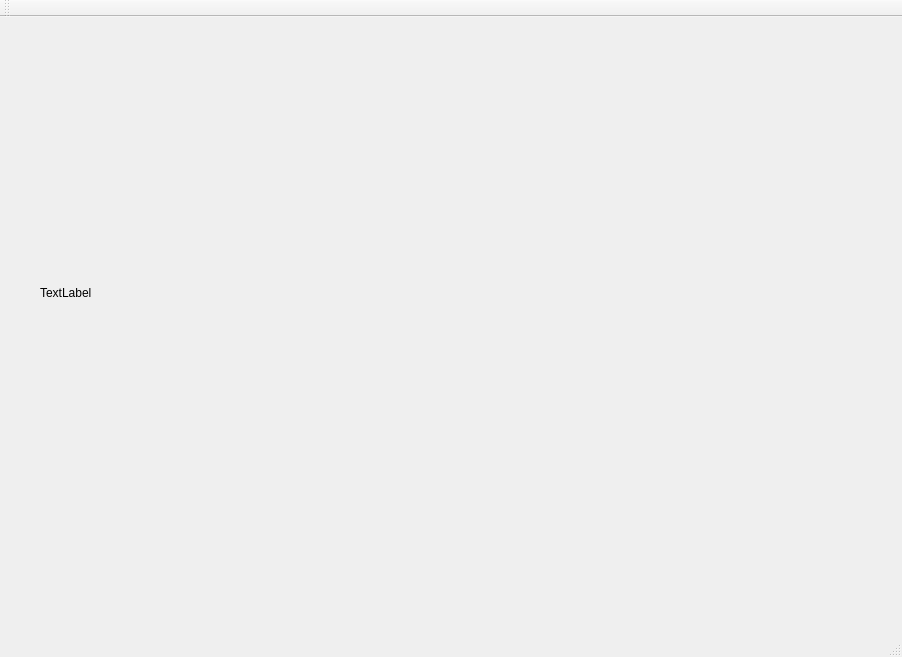
<?xml version="1.0" encoding="UTF-8"?>
<ui version="4.0">
 <class>MainWindow</class>
 <widget class="QMainWindow" name="MainWindow">
  <property name="geometry">
   <rect>
    <x>0</x>
    <y>0</y>
    <width>902</width>
    <height>657</height>
   </rect>
  </property>
  <property name="windowTitle">
   <string>MainWindow</string>
  </property>
  <widget class="QWidget" name="centralWidget">
   <widget class="QLabel" name="label">
    <property name="geometry">
     <rect>
      <x>40</x>
      <y>30</y>
      <width>701</width>
      <height>491</height>
     </rect>
    </property>
    <property name="text">
     <string>TextLabel</string>
    </property>
   </widget>
  </widget>
  <widget class="QMenuBar" name="menuBar">
   <property name="geometry">
    <rect>
     <x>0</x>
     <y>0</y>
     <width>902</width>
     <height>22</height>
    </rect>
   </property>
  </widget>
  <widget class="QToolBar" name="mainToolBar">
   <attribute name="toolBarArea">
    <enum>TopToolBarArea</enum>
   </attribute>
   <attribute name="toolBarBreak">
    <bool>false</bool>
   </attribute>
  </widget>
  <widget class="QStatusBar" name="statusBar"/>
 </widget>
 <layoutdefault spacing="6" margin="11"/>
 <resources/>
 <connections/>
</ui>
